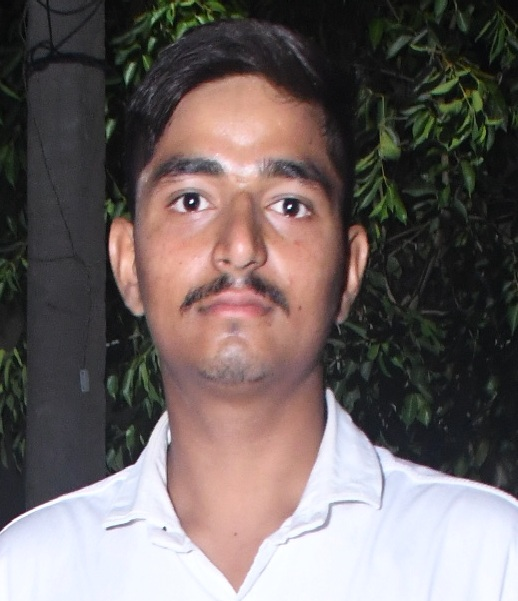
#> input picture Computer vision Unit 2 Programming Assignment/13_Magnitute spectrum/input.jpg, 518 x 601 px
$ python program.py
#> lines starting #> are read from the running program, lines starting #| are printed output that depends on the picture
import cv2
import numpy as np

img = cv2.imread("input.jpg", 0)
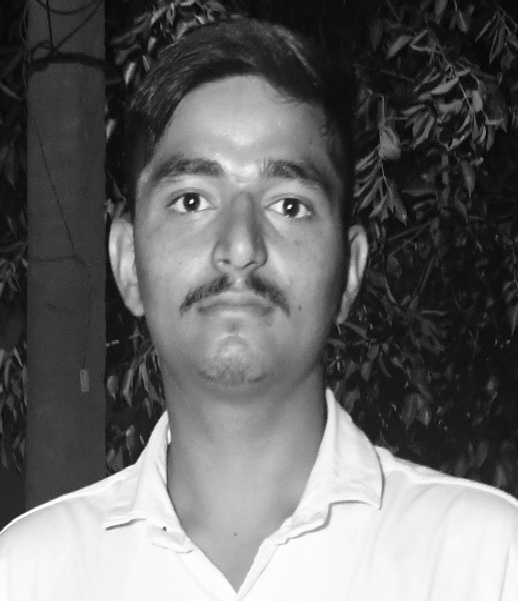
#> img: shape (601, 518); min 2, max 255, mean 103.1
dft = cv2.dft(np.float32(img), flags=cv2.DFT_COMPLEX_OUTPUT)
dft_shift = np.fft.fftshift(dft)
magnitude = cv2.magnitude(dft_shift[:, :, 0], dft_shift[:, :, 1])
magnitude_spectrum = 20 * np.log(magnitude + 1)
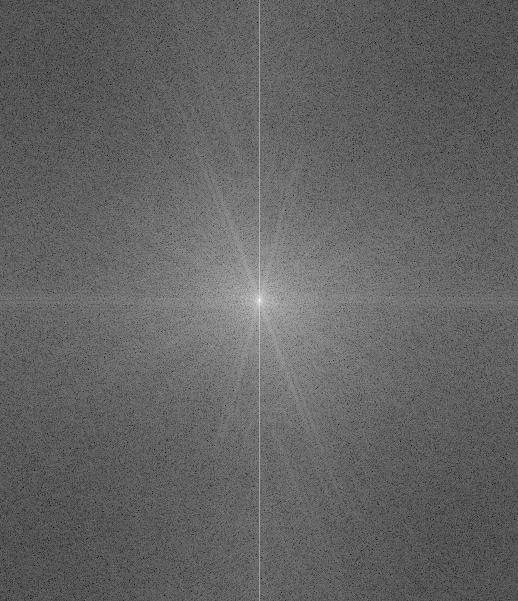
#> magnitude_spectrum: shape (601, 518) float32; min 25.45, max 345.7, mean 150.6; drawn with min black and max white
spectrum = cv2.normalize(magnitude_spectrum, None, 0, 255, cv2.NORM_MINMAX).astype(
    np.uint8
)
cv2.imwrite("output.png", spectrum)
